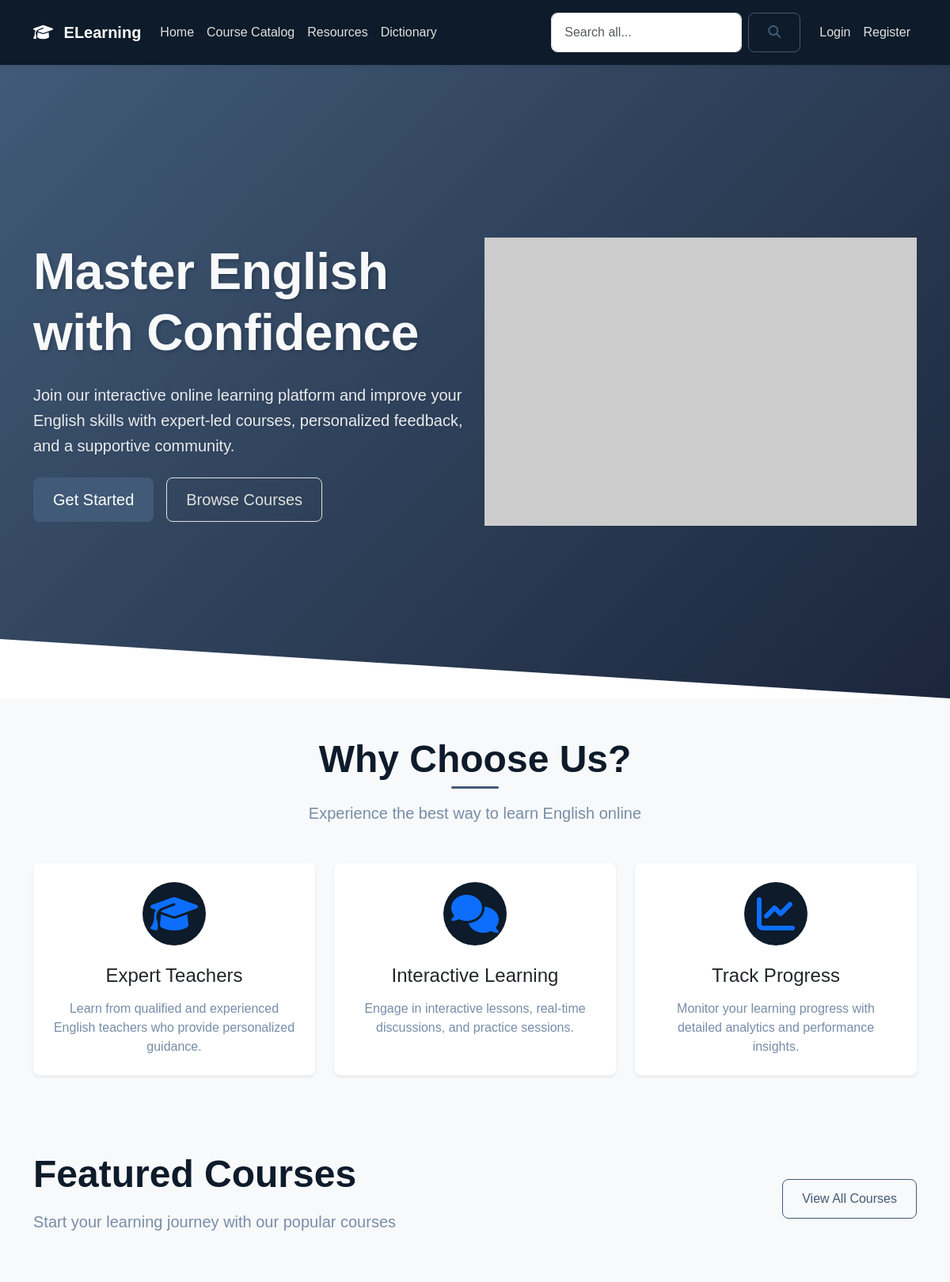
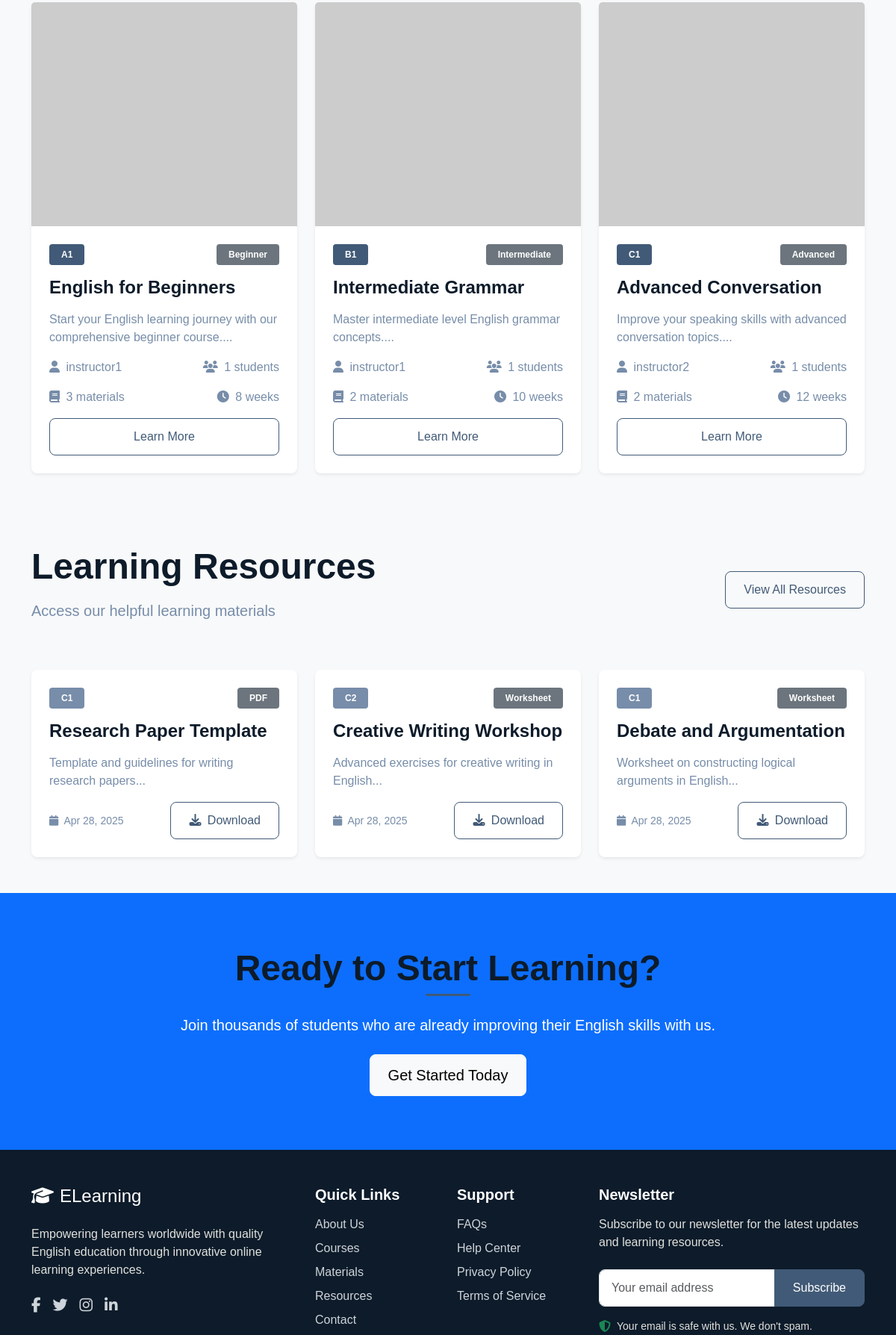
The page / (upper part) on the database its author committed (2 pictures, top to bottom).
### tables this page shows
CREATE TABLE IF NOT EXISTS courses (
    course_id INT PRIMARY KEY AUTO_INCREMENT,
    title VARCHAR(100) NOT NULL,
    description TEXT,
    instructor_id INT NOT NULL,
    level CHAR(2) NOT NULL COMMENT 'A1, A2, B1, B2, C1, C2',
    duration VARCHAR(50),
    difficulty_level VARCHAR(20),
    thumbnail_url VARCHAR(255),
    is_featured TINYINT(1) DEFAULT 0,
    created_at TIMESTAMP DEFAULT CURRENT_TIMESTAMP,
    updated_at TIMESTAMP NULL ON UPDATE CURRENT_TIMESTAMP,
    FOREIGN KEY (instructor_id) REFERENCES users(user_id)
);

CREATE TABLE IF NOT EXISTS users (
    user_id INT PRIMARY KEY AUTO_INCREMENT,
    username VARCHAR(50) UNIQUE NOT NULL,
    email VARCHAR(100) UNIQUE NOT NULL,
    password VARCHAR(255) NOT NULL,
    role TINYINT NOT NULL DEFAULT 1 COMMENT '0: admin, 1: student, 2: instructor',
    created_at TIMESTAMP DEFAULT CURRENT_TIMESTAMP,
    last_login TIMESTAMP NULL
);

CREATE TABLE IF NOT EXISTS resource_library (
    resource_id INT PRIMARY KEY AUTO_INCREMENT,
    title VARCHAR(255) NOT NULL,
    description TEXT,
    file_path VARCHAR(255) NOT NULL,
    file_type TINYINT NOT NULL COMMENT '0: pdf, 1: ebook, 2: worksheet',
    proficiency_level ENUM('A1', 'A2', 'B1', 'B2', 'C1', 'C2') NOT NULL,
    course_id INT NULL,
    upload_date TIMESTAMP DEFAULT CURRENT_TIMESTAMP,
    FOREIGN KEY (course_id) REFERENCES courses(course_id) ON DELETE SET NULL
);

### index.php (the view, shortened to what this page needs)
<?php
require_once 'includes/db.php';
try {
    $stmt = $conn->query("
        SELECT c.*,
               u.username as instructor_name,
               COUNT(DISTINCT e.user_id) as enrolled_count,
               COUNT(DISTINCT m.material_id) as material_count
        FROM courses c
        LEFT JOIN users u ON c.instructor_id = u.user_id
        LEFT JOIN course_enrollments e ON c.course_id = e.course_id
        LEFT JOIN course_materials m ON c.course_id = m.course_id
        WHERE c.is_featured = 1
        GROUP BY c.course_id
    ");
    $featured_courses = $stmt->fetchAll();
} catch(PDOException $e) {
    $featured_courses = [];
}
try {
    $stmt = $conn->query("
        SELECT r.*, c.title as course_title
        FROM resource_library r
        LEFT JOIN courses c ON r.course_id = c.course_id
        ORDER BY RAND()
        LIMIT 3
    ");
    $resources = $stmt->fetchAll();
} catch(PDOException $e) {
    $resources = [];
}
$file_types = [
    0 => 'PDF',
    1 => 'E-book',
    2 => 'Worksheet'
];
?>
<!DOCTYPE html>
<html lang="en">
<head>
    <link href="https://cdn.jsdelivr.net/npm/bootstrap@5.3.2/dist/css/bootstrap.min.css" rel="stylesheet">
    <link href="https://cdnjs.cloudflare.com/ajax/libs/font-awesome/6.4.2/css/all.min.css" rel="stylesheet">
    <link href="css/custom.css" rel="stylesheet">
    <link href="css/floating-chatbot.css" rel="stylesheet">
    <link href="css/search-autocomplete.css" rel="stylesheet">
</head>
<body>
    <?php include 'includes/nav.php'; ?>
    <section class="hero-section text-white text-center position-relative overflow-hidden">
        <div class="container position-relative py-5">
            <div class="row py-5 align-items-center">
                <div class="col-lg-6 text-lg-start">
                    <h1 class="display-3 fw-bold mb-4 text-light animate-up">Master English with Confidence</h1>
                    <p class="lead mb-4 animate-up">Join our interactive online learning platform and improve your
                        English skills with expert-led courses, personalized feedback, and a supportive community.</p>
                    <div class="d-flex gap-3 justify-content-lg-start justify-content-center animate-up">
                        <?php if (!isset($_SESSION['user_id'])): ?>
                        <a href="register.php" class="btn btn-primary btn-lg">Get Started</a>
                        <?php else: ?>
                        <a href="my-courses.php" class="btn btn-primary btn-lg">My Courses</a>
                        <?php endif; ?>
                        <a href="courses.php" class="btn btn-outline-light btn-lg">Browse Courses</a>
                    </div>
                </div>
                <div class="col-lg-6 d-none d-lg-block animate-up">
                    <img src="https://placehold.co/600x400/0d1b2a/e0e1dd?text=Learn+English" alt="Learning Illustration"
                        class="img-fluid">
                </div>
            </div>
        </div>
        <div class="hero-shape"></div>
    </section>
    <section class="py-5">
        <div class="container">
            <div class="text-center mb-5">
                <h2 class="display-5 fw-bold mb-3">Why Choose Us?</h2>
                <p class="lead text-muted">Experience the best way to learn English online</p>
            </div>
            <div class="row g-4">
                <div class="col-md-4">
                    <div class="card h-100 border-0 shadow-sm feature-card">
                        <div class="card-body p-4 text-center">
                            <div class="feature-icon mb-4">
                                <i class="fas fa-graduation-cap fa-3x text-primary"></i>
                            </div>
                            <h3 class="h4 mb-3">Expert Teachers</h3>
                            <p class="text-muted mb-0">Learn from qualified and experienced English teachers who provide
                                personalized guidance.</p>
                        </div>
                    </div>
                </div>
                <div class="col-md-4">
                    <div class="card h-100 border-0 shadow-sm feature-card">
                        <div class="card-body p-4 text-center">
                            <div class="feature-icon mb-4">
                                <i class="fas fa-comments fa-3x text-primary"></i>
                            </div>
                            <h3 class="h4 mb-3">Interactive Learning</h3>
                            <p class="text-muted mb-0">Engage in interactive lessons, real-time discussions, and
                                practice sessions.</p>
                        </div>
                    </div>
                </div>
                <div class="col-md-4">
                    <div class="card h-100 border-0 shadow-sm feature-card">
                        <div class="card-body p-4 text-center">
                            <div class="feature-icon mb-4">
                                <i class="fas fa-chart-line fa-3x text-primary"></i>
                            </div>
                            <h3 class="h4 mb-3">Track Progress</h3>
                            <p class="text-muted mb-0">Monitor your learning progress with detailed analytics and
                                performance insights.</p>
                        </div>
                    </div>
                </div>
            </div>
        </div>
    </section>
    <section class="py-5 bg-light">
        <div class="container">
            <div class="d-flex justify-content-between align-items-center mb-5">
                <div>
                    <h2 class="display-5 fw-bold mb-3">Featured Courses</h2>
                    <p class="lead text-muted">Start your learning journey with our popular courses</p>
                </div>
                <a href="courses.php" class="btn btn-outline-primary">View All Courses</a>
            </div>
            <div class="row g-4">
                <?php foreach ($featured_courses as $course): ?>
                <div class="col-md-4">
                    <div class="card h-100 border-0 shadow-sm course-card">
                    <a href="course-details.php?id=<?php echo $course['course_id']; ?>">
                                    <img src="<?php if($course['thumbnail_url']): ?>uploads/<?php echo $course['thumbnail_url']; ?><?php else: ?>https://placehold.co/300x200/415a77/f2f2f2<?php endif ; ?>"
                                        class="card-img-top" alt="<?php echo htmlspecialchars($course['title']); ?>"
                                        style="height: 300px; object-fit: cover;">
                                </a>
                        <div class="card-body p-4">
                            <div class="d-flex justify-content-between align-items-center mb-3">
                                <span class="badge bg-primary"><?php echo htmlspecialchars($course['level']); ?></span>
                                <span
                                    class="badge bg-secondary"><?php echo htmlspecialchars($course['difficulty_level']); ?></span>
                            </div>
                            <h4 class="card-title mb-3"><?php echo htmlspecialchars($course['title']); ?></h4>
                            <p class="card-text text-muted mb-3">
                                <?php echo htmlspecialchars(substr($course['description'], 0, 100)); ?>...</p>
                            <div class="d-flex justify-content-between align-items-center mb-3">
                                <span class="text-muted">
                                    <i class="fas fa-user me-1"></i>
                                    <?php echo htmlspecialchars($course['instructor_name']); ?>
                                </span>
                                <span class="text-muted">
                                    <i class="fas fa-users me-1"></i> <?php echo $course['enrolled_count']; ?> students
                                </span>
                            </div>
                            <div class="d-flex justify-content-between align-items-center">
                                <span class="text-muted">
                                    <i class="fas fa-book me-1"></i> <?php echo $course['material_count']; ?> materials
                                </span>
                                <span class="text-muted">
                                    <i class="fas fa-clock me-1"></i>
                                    <?php echo htmlspecialchars($course['duration']); ?>
                                </span>
                            </div>
                            <a href="course-details.php?id=<?php echo $course['course_id']; ?>"
                                class="btn btn-outline-primary w-100 mt-3">
                                Learn More
                            </a>
                        </div>
                    </div>
                </div>
                <?php endforeach; ?>
            </div>
        </div>
    </section>
    <section class="py-5">
        <div class="container">
            <div class="d-flex justify-content-between align-items-center mb-5">
                <div>
                    <h2 class="display-5 fw-bold mb-3">Learning Resources</h2>
                    <p class="lead text-muted">Access our helpful learning materials</p>
                </div>
                <a href="resources.php" class="btn btn-outline-primary">View All Resources</a>
            </div>
            <div class="row g-4">
                <?php foreach ($resources as $resource): ?>
                <div class="col-md-4">
                    <div class="card h-100 border-0 shadow-sm resource-card">
                        <div class="card-body p-4">
                            <div class="d-flex justify-content-between align-items-center mb-3">
                                <span
                                    class="badge bg-primary"><?php echo htmlspecialchars($resource['proficiency_level']); ?></span>
                                <span
                                    class="badge bg-secondary"><?php echo $file_types[$resource['file_type']]; ?></span>
                            </div>
                            <h4 class="card-title mb-3"><?php echo htmlspecialchars($resource['title']); ?></h4>
                            <p class="card-text text-muted">
                                <?php echo htmlspecialchars(substr($resource['description'], 0, 100)); ?>...</p>
                            <div class="d-flex justify-content-between align-items-center">
                                <small class="text-muted">
                                    <i class="fas fa-calendar me-1"></i>
                                    <?php echo date('M d, Y', strtotime($resource['upload_date'])); ?>
                                </small>
                                <a href="<?php echo htmlspecialchars($resource['file_path']); ?>"
                                    class="btn btn-outline-primary">
                                    <i class="fas fa-download me-1"></i> Download
                                </a>
                            </div>
                        </div>
                    </div>
                </div>
                <?php endforeach; ?>
            </div>
        </div>
    </section>
    <section class="py-5 bg-primary text-white text-center">
        <div class="container py-4">
            <h2 class="display-5 fw-bold mb-4">Ready to Start Learning?</h2>
            <p class="lead mb-4">Join thousands of students who are already improving their English skills with us.</p>
            <?php if (!isset($_SESSION['user_id'])): ?>
            <a href="register.php" class="btn btn-light btn-lg">Get Started Today</a>
            <?php else: ?>
            <a href="courses.php" class="btn btn-light btn-lg">Browse Courses</a>
            <?php endif; ?>
        </div>
    </section>
    <?php include 'includes/footer.php'; ?>
</body>
</html>

### rows shown on the page
courses: level "A1", difficulty_level "Beginner", title "English for Beginners", description "Start your English learning journey with our comprehensive beginner course.", instructor.username "instructor1", enrolled_count "1", material_count "3", duration "8 weeks"
courses: level "B1", difficulty_level "Intermediate", title "Intermediate Grammar", description "Master intermediate level English grammar concepts.", instructor.username "instructor1", enrolled_count "1", material_count "2", duration "10 weeks"
courses: level "C1", difficulty_level "Advanced", title "Advanced Conversation", description "Improve your speaking skills with advanced conversation topics.", instructor.username "instructor2", enrolled_count "1", material_count "2", duration "12 weeks"
resource_library: proficiency_level "C1", file_type "PDF", title "Research Paper Template", description "Template and guidelines for writing research papers", upload_date "Apr 28, 2025"
resource_library: proficiency_level "C2", file_type "Worksheet", title "Creative Writing Workshop", description "Advanced exercises for creative writing in English", upload_date "Apr 28, 2025"
resource_library: proficiency_level "C1", file_type "Worksheet", title "Debate and Argumentation", description "Worksheet on constructing logical arguments in English", upload_date "Apr 28, 2025"
